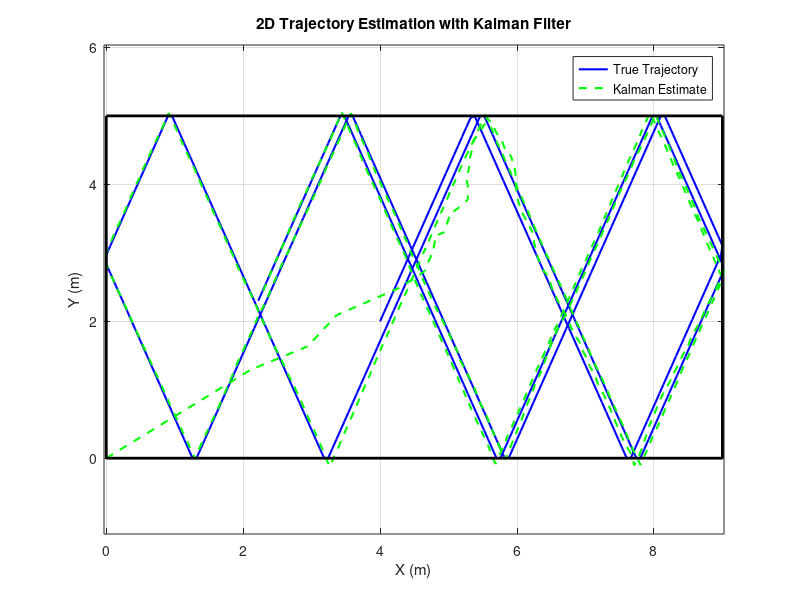

The MATLAB source for this figure:
%% Kalman Filter for 2D Particle Trajectory with Boundary Conditions
% Description: Simulates a particle in a 2D space [ax, bx] x [ay, by]
% and estimates its state using a Kalman Filter with wall-rebound logic.
% Reference: Estimation et Filtrage Optimal - Télécom Physique Strasbourg

clear all; close all; clc;

%% 1. Simulation Parameters
ax = 0; bx = 9; ay = 0; by = 5; % Field limits
dt = 0.05; N = 500; time = (0:N-1)*dt;
sigma = 0.2; % Measurement noise std

% Dynamic Matrix (Constant velocity model)
A = [1 0 dt 0; 0 1 0 dt; 0 0 1 0; 0 0 0 1];
C = [1 0 0 0; 0 1 0 0]; % We measure only position [x, y]
R = (sigma^2) * eye(2);
Q = diag([0, 0, (0.01*dt)^2, (0.01*dt)^2]); % Process noise (velocity uncertainty)

%% 2. Simulation Loop (Ground Truth Generation)
X_true = zeros(4, N);
Z_mesure = zeros(2, N);
X_true(:, 1) = [4; 2; 1.2; 2.7]; % [x; y; vx; vy]

for k = 2:N
    % State update with reflection logic
    x_new = X_true(1,k-1) + X_true(3,k-1)*dt;
    y_new = X_true(2,k-1) + X_true(4,k-1)*dt;
    
    % Rebound logic
    vx = X_true(3,k-1); vy = X_true(4,k-1);
    if x_new < ax || x_new > bx, vx = -vx; x_new = max(ax, min(x_new, bx)); end
    if y_new < ay || y_new > by, vy = -vy; y_new = max(ay, min(y_new, by)); end
    
    X_true(:,k) = [x_new; y_new; vx; vy];
    Z_mesure(:, k) = C * X_true(:, k) + sigma * randn(2, 1);
end

%% 3. Kalman Filter Implementation
X_hat = zeros(4, N);
P_est = zeros(4, 4, N);
X_hat(:, 1) = [Z_mesure(:, 1); 0; 0]; % Initial guess
P_est(:, :, 1) = diag([sigma^2, sigma^2, 1, 1]);

for k = 2:N
    % Prediction
    X_pred = A * X_hat(:, k-1);
    P_pred = A * P_est(:, :, k-1) * A' + Q;
    
    % Reflection check for state prediction
    if X_pred(1) <= ax || X_pred(1) >= bx, X_pred(3) = -X_pred(3); end
    if X_pred(2) <= ay || X_pred(2) >= by, X_pred(4) = -X_pred(4); end
    
    % Correction (Update)
    Ke = P_pred * C' / (C * P_pred * C' + R);
    X_hat(:, k) = X_pred + Ke * (Z_mesure(:, k) - C * X_pred);
    P_est(:, :, k) = (eye(4) - Ke * C) * P_pred;
end

%% 4. Professional Visualization
figure('Color', 'w');
plot(X_true(1,:), X_true(2,:), 'b-', 'LineWidth', 1.5); hold on;
plot(X_hat(1,:), X_hat(2,:), 'g--', 'LineWidth', 1.5);
rectangle('Position', [ax ay bx-ax by-ay], 'EdgeColor', 'k', 'LineWidth', 2);
legend('True Trajectory', 'Kalman Estimate');
title('2D Trajectory Estimation with Kalman Filter');
xlabel('X (m)'); ylabel('Y (m)'); grid on; axis equal;
